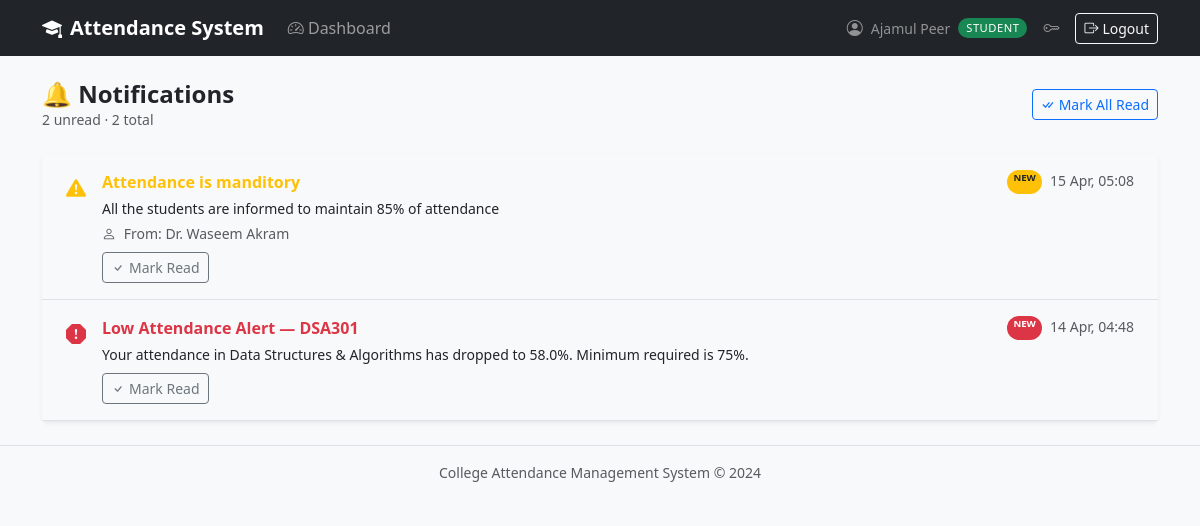
The page /student/notifications (signed in) on the database as committed earlier.
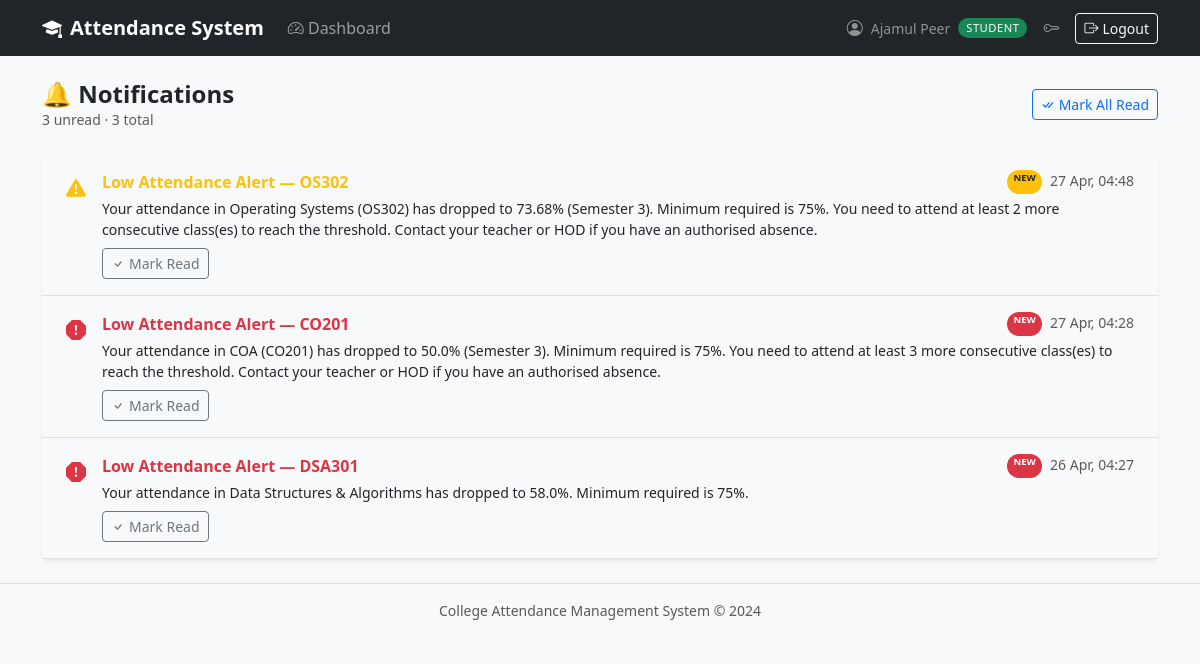
The same page on the database as committed later.
### app/models/user.py (models this page shows, shortened)
class User(UserMixin, db.Model):
    __tablename__ = 'users'
    id = db.Column(db.Integer, primary_key=True)
    email = db.Column(db.String(120), unique=True, nullable=False, index=True)
    first_name = db.Column(db.String(50), nullable=False)
    last_name  = db.Column(db.String(50), nullable=False)
    password_hash = db.Column(db.String(256), nullable=False)
    role = db.Column(db.String(20), nullable=False)
    is_active = db.Column(db.Boolean, default=True, nullable=False)
    created_at = db.Column(db.DateTime, default=datetime.utcnow, nullable=False)
    updated_at = db.Column(db.DateTime, default=datetime.utcnow,
                           onupdate=datetime.utcnow, nullable=False)
    teacher_profile = db.relationship('Teacher', back_populates='user',
                                      uselist=False, cascade='all, delete-orphan')
    student_profile = db.relationship('Student', back_populates='user',
                                      uselist=False, cascade='all, delete-orphan')
    @property
    def is_principal(self):
        return self.role == Role.PRINCIPAL
    @property
    def is_hod(self):
        return self.role == Role.HOD
    @property
    def is_teacher(self):
        return self.role == Role.TEACHER
    @property
    def is_student(self):
        return self.role == Role.STUDENT
    @property
    def full_name(self):
        return f"{self.first_name} {self.last_name}"

### app/models/notification.py (models this page shows, shortened)
class Notification(db.Model):
    __tablename__ = 'notifications'
    id = db.Column(db.Integer, primary_key=True)
    user_id = db.Column(db.Integer, db.ForeignKey('users.id'),
                        nullable=False, index=True)
    sent_by_id  = db.Column(db.Integer, db.ForeignKey('users.id'),
                             nullable=True)
    target_type = db.Column(db.String(10), nullable=False, default='system')
    type = db.Column(db.String(20), nullable=False, default='info')
    title   = db.Column(db.String(100), nullable=False)
    message = db.Column(db.Text, nullable=False)
    is_read = db.Column(db.Boolean,  default=False, nullable=False)
    read_at = db.Column(db.DateTime, nullable=True)
    created_at = db.Column(db.DateTime, default=datetime.utcnow,
                           nullable=False, index=True)
    user      = db.relationship('User', foreign_keys=[user_id],
                               backref=db.backref('notifications',
                               lazy='dynamic',
                               order_by='Notification.created_at.desc()'))
    sent_by   = db.relationship('User', foreign_keys=[sent_by_id])

### app/routes/student.py (the view)
@student_bp.route('/notifications')
@login_required
@student_required
def notifications():
    from app.services.student_service import get_notifications, get_unread_count
    notifs       = get_notifications(current_user, limit=100)
    unread_count = get_unread_count(current_user)
    return render_template('student/notifications.html',
                           title='My Notifications',
                           notifications=notifs,
                           unread_count=unread_count)

### app/services/student_service.py (called while the page is built)
def get_notifications(user, unread_only=False, limit=50):
    q = user.notifications
    if unread_only:
        q = q.filter_by(is_read=False)
    return q.limit(limit).all()

def get_unread_count(user):
    return user.notifications.filter_by(is_read=False).count()

### app/templates/student/notifications.html (shortened to what this page needs)
{% extends "shared/base.html" %}
{% block content %}
<div class="d-flex justify-content-between align-items-center mb-4">
    <div>
        <h4 class="fw-bold mb-0">🔔 Notifications</h4>
        <p class="text-muted small mb-0">
            {% if unread_count > 0 %}{{ unread_count }} unread · {% endif %}
            {{ notifications|length }} total
        </p>
    </div>
    {% if unread_count > 0 %}
    <form method="POST"
          action="{{ url_for('teacher.mark_all_notifications_read') }}">
        <button class="btn btn-outline-primary btn-sm">
            <i class="bi bi-check-all me-1"></i>Mark All Read
        </button>
    </form>
    {% endif %}
</div>
{% if notifications %}
<div class="card border-0 shadow-sm">
    {% for notif in notifications %}
    {% set icon_map = {'danger':'exclamation-octagon-fill',
                       'warning':'exclamation-triangle-fill',
                       'success':'check-circle-fill',
                       'info':'info-circle-fill'} %}
    <div class="border-bottom px-4 py-3
                {{ 'bg-light' if not notif.is_read }}"
         id="notif-{{ notif.id }}">
        <div class="d-flex gap-3 align-items-start">
            <i class="bi bi-{{ icon_map.get(notif.type,'bell') }}
               text-{{ notif.type }} fs-5 flex-shrink-0 mt-1"></i>
            <div class="flex-grow-1">
                <div class="d-flex justify-content-between gap-2">
                    <span class="fw-semibold {{ 'fw-bold' if not notif.is_read }}
                                 text-{{ notif.type }}">
                        {{ notif.title }}
                    </span>
                    <div class="d-flex gap-2 flex-shrink-0">
                        {% if not notif.is_read %}
                        <span class="badge rounded-pill bg-{{ notif.type }}
                            {{ 'text-dark' if notif.type in ('warning','info') }}"
                              style="font-size:.6rem">NEW</span>
                        {% endif %}
                        <span class="small text-muted">
                            {{ notif.created_at.strftime('%d %b, %H:%M') }}
                        </span>
                    </div>
                </div>
                <div class="small mt-1 {{ 'text-muted' if notif.is_read }}">
                    {{ notif.message }}
                </div>
                {% if notif.sent_by %}
                <div class="small text-muted mt-1">
                    <i class="bi bi-person me-1"></i>
                    From: {{ notif.sent_by.full_name }}
                </div>
                {% endif %}
                {% if not notif.is_read %}
                <button class="btn btn-sm btn-outline-secondary mt-2"
                        onclick="markTchRead({{ notif.id }}, this)">
                    <i class="bi bi-check me-1"></i>Mark Read
                </button>
                {% else %}
                <div class="small text-muted mt-1">
                    <i class="bi bi-check-all me-1"></i>
                    Read {{ notif.read_at.strftime('%d %b') if notif.read_at else '' }}
                </div>
                {% endif %}
            </div>
        </div>
    </div>
    {% endfor %}
</div>
{% else %}
<div class="text-center py-5 text-muted">
    <i class="bi bi-bell-slash display-5 d-block mb-3"></i>
    No notifications yet.
</div>
{% endif %}
{% endblock %}

### app/templates/shared/base.html (shortened to what this page needs)
<!DOCTYPE html>
<html lang="en">
<head>
    <link href="https://cdn.jsdelivr.net/npm/bootstrap@5.3.0/dist/css/bootstrap.min.css" rel="stylesheet">
    <link href="https://cdn.jsdelivr.net/npm/bootstrap-icons@1.11.0/font/bootstrap-icons.css" rel="stylesheet">
</head>
<body>
{% if current_user.is_authenticated %}
<nav class="navbar navbar-expand-lg navbar-dark bg-dark">
  <div class="container">
    <a class="navbar-brand" href="/"><i class="bi bi-mortarboard-fill me-2"></i>Attendance System</a>
    <div class="collapse navbar-collapse" id="navMenu">
      <ul class="navbar-nav me-auto">
        {% if current_user.is_principal %}
          <li class="nav-item">
            <a class="nav-link" href="{{ url_for('principal.dashboard') }}">
              <i class="bi bi-speedometer2"></i> Dashboard
            </a>
          </li>
        {% elif current_user.is_student %}
          <li class="nav-item">
            <a class="nav-link" href="{{ url_for('student.dashboard') }}">
              <i class="bi bi-speedometer2"></i> Dashboard
            </a>
          </li>
        {% endif %}
      </ul>
      <ul class="navbar-nav ms-auto align-items-center gap-2">
        <li class="nav-item d-flex align-items-center gap-2">
          <i class="bi bi-person-circle text-white-50"></i>
          <span class="text-white-50 small">{{ current_user.full_name }}</span>
          <span class="role-badge
            {% if current_user.is_principal %}bg-danger text-white
            {% elif current_user.is_hod      %}bg-warning text-dark
            {% elif current_user.is_teacher  %}bg-info text-dark
            {% else                          %}bg-success text-white{% endif %}">
            {{ current_user.role }}
          </span>
        </li>
        <li class="nav-item">
          <a class="nav-link text-white-50" href="{{ url_for('auth.change_password_view') }}"
             title="Change password"><i class="bi bi-key"></i></a>
        </li>
        <li class="nav-item">
          <a class="btn btn-sm btn-outline-light" href="{{ url_for('auth.logout') }}">
            <i class="bi bi-box-arrow-right me-1"></i>Logout
          </a>
        </li>
      </ul>
    </div>
  </div>
</nav>
{% endif %}
<main class="container py-4">
  {% block content %}{% endblock %}
</main>
<footer class="text-center text-muted py-3 border-top small">
  College Attendance Management System &copy; 2024
</footer>
</body>
</html>

### app/templates/shared/base.html (style rules this page uses)
body { background-color: #f8f9fa; }
.navbar-brand { font-weight: 700; }
.role-badge { font-size: 0.7rem; padding: 2px 8px; border-radius: 10px; text-transform: uppercase; letter-spacing: 0.5px; }

Rows that differ between the two databases and show on the page:
now on this page (row edited): Notification: title "Low Attendance Alert — OS302", created_at "27 Apr, 04:48", message "Your attendance in Operating Systems (OS302) has dropped to 73.68% (Semester 3). Minimum required is 75%. You need to attend at least 2 more consecutive class(es) to reach the threshold. Contact your teacher or HOD if you have an authorised absence.", type "warning" (drawn)
changed Notification: type "warning" → "danger" (drawn); title "Attendance is manditory" → "Low Attendance Alert — CO201"; created_at "15 Apr, 05:08" → "27 Apr, 04:28"; message "All the students are informed to maintain 85% of attendance" → "Your attendance in COA (CO201) has dropped to 50.0% (Semester 3). Minimum required is 75%. You need to attend at least 3 more consecutive class(es) to reach the threshold. Contact your teacher or HOD if you have an authorised absence."; sent_by.full_name "Dr. Waseem Akram" → (not shown)
changed Notification "Low Attendance Alert — DSA301": created_at "14 Apr, 04:48" → "26 Apr, 04:27"
Other text that changed with them:
{{ unread_count }}: "2" → "3"
{{ notifications|length }}: "2" → "3"
